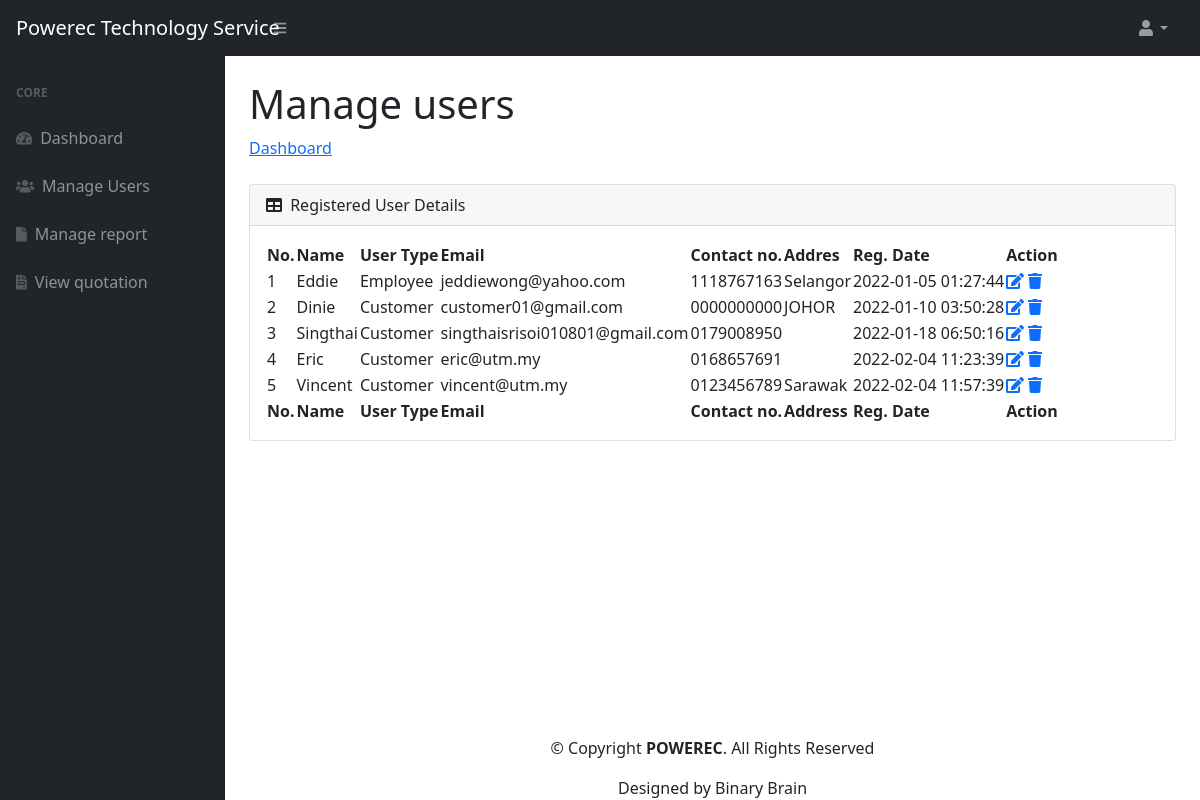
The app's page /e_manage-user.php (signed in) with its own data.
### tables this page shows
CREATE TABLE `users` (
  `id` int(11) NOT NULL,
  `u_name` varchar(255) DEFAULT NULL,
  `u_email` varchar(255) DEFAULT NULL,
  `u_password` varchar(300) DEFAULT NULL,
  `u_contactno` varchar(11) DEFAULT NULL,
  `u_address` varchar(255) DEFAULT NULL,
  `user_type` int(2) NOT NULL DEFAULT 1,
  `u_posting_date` timestamp NOT NULL DEFAULT current_timestamp()
);

### e_manage-user.php (the view, shortened to what this page needs)
<?php
include_once('includes/config.php');
if (strlen($_SESSION['id'] == 0) ) {
  header('location:logout.php');
  } else{
?>
<!DOCTYPE html>
<html lang="en">
    <head>
        <link href="https://cdn.jsdelivr.net/npm/simple-datatables@latest/dist/style.css" rel="stylesheet" />
        <link href="../css/styles.css" rel="stylesheet" />
    </head>
    <body class="sb-nav-fixed">
      <?php include_once('includes/navbar.php');?>
        <div id="layoutSidenav">
         <?php include_once('includes/sidebar.php');?>
            <div id="layoutSidenav_content">
                <main>
                    <div class="container-fluid px-4">
                        <h1 class="mt-4">Manage users</h1>
                        <ol class="breadcrumb mb-4">
                            <li class="breadcrumb-item"><a href="dashboard.php">Dashboard</a></li>
                        </ol>
                        <div class="card mb-4">
                            <div class="card-header">
                                <i class="fas fa-table me-1"></i>
                                Registered User Details
                            </div>
                            <div class="card-body">
                                <table id="datatablesSimple">
                                    <thead>
                                        <tr>
                                             <th>No.</th>
                                  <th> Name</th>
                                  <th> User Type </th>
                                  <th> Email </th>
                                  <th> Contact no.</th>
                                  <th> Addres</th>
                                  <th> Reg. Date</th>
                                  <th> Action</th>
                                        </tr>
                                    </thead>
                                    <tfoot>
                                        <tr>
                                             <th>No.</th>
                                  <th> Name</th>
                                  <th> User Type </th>
                                  <th> Email </th>
                                  <th> Contact no.</th>
                                  <th> Address</th>
                                  <th> Reg. Date</th>
                                  <th> Action</th>
                                        </tr>
                                    </tfoot>
                                    <tbody>
                                              <?php $ret=mysqli_query($con,"select * from users");
                              $cnt=1;
                              while($row=mysqli_fetch_array($ret))
                              {?>
                              <tr>
                              <td><?php echo $cnt;?></td>
                                  <td><?php echo $row['u_name'];?></td>
                                  <td>
                                      <?php
                                      if($row['user_type'] == 1)
                                      {
                                         echo "Customer";
                                      }
                                      else
                                      {
                                         echo "Employee";
                                      }
                                      ?>
                                  </td>
                                  <td><?php echo $row['u_email'];?></td>
                                  <td><?php echo $row['u_contactno'];?></td>
                                  <td><?php echo $row['u_address'];?></td>
                                  <td><?php echo $row['u_posting_date'];?></td>
                                  <td>
                                     <a href="user-profile.php?uid=<?php echo $row['id'];?>">
                          <i class="fas fa-edit"></i></a>
                                     <a href="manage-users.php?id=<?php echo $row['id'];?>" onClick="return confirm('Do you really want to delete');"><i class="fa fa-trash" aria-hidden="true"></i></a>
                                  </td>
                              </tr>
                              <?php $cnt=$cnt+1; }?>
                                </table>
                            </div>
                        </div>
                    </div>
                </main>
  <?php include('../includes/footer.php');?>
    </body>
</html>
<?php } ?>

### records on screen
users: u_name "Eddie", user_type "Employee", u_email "jeddiewong@yahoo.com", u_contactno "1118767163", u_address "Selangor", u_posting_date "2022-01-05 01:27:44"
users: u_name "Dinie", user_type "Customer", u_email "customer01@gmail.com", u_contactno "0000000000", u_address "JOHOR", u_posting_date "2022-01-10 03:50:28"
users: u_name "Singthai", user_type "Customer", u_email "singthaisrisoi010801@gmail.com", u_contactno "0179008950", u_posting_date "2022-01-18 06:50:16"
users: u_name "Eric", user_type "Customer", u_email "eric@utm.my", u_contactno "0168657691", u_posting_date "2022-02-04 11:23:39"
users: u_name "Vincent", user_type "Customer", u_email "vincent@utm.my", u_contactno "0123456789", u_address "Sarawak", u_posting_date "2022-02-04 11:57:39"
